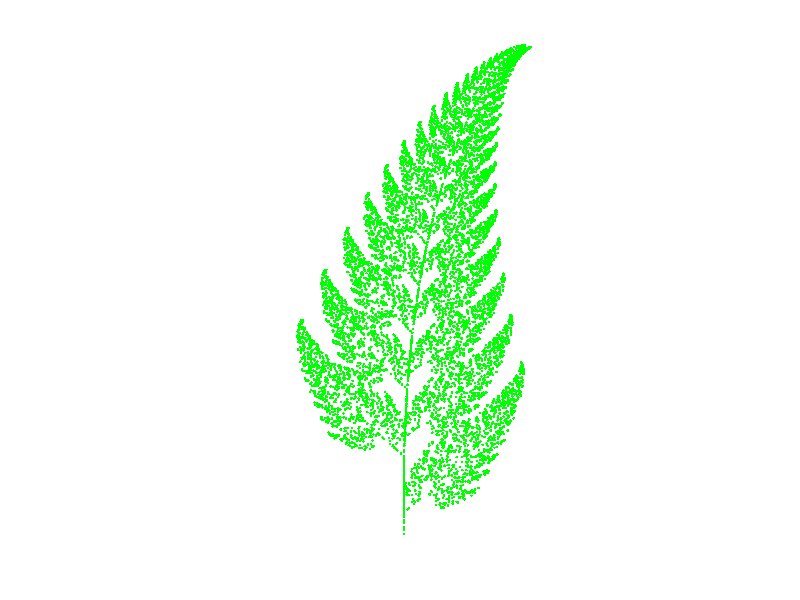

The MATLAB script that drew this image:
%ex7
a1 = [0, 0;
      0, 0.16];
      
a2 = [0.85, 0.04;
     -0.04, 0.85];
     
a3 = [0.2, -0.26;
      0.23, 0.22];
      
a4 = [-0.15, 0.28;
      0.26, 0.24];
      
t1 = [0;0];
t2 = [0; 1.6];
t3 = [0; 1.6];
t4 = [0; 0.44];

numar_iteratii = 10000;

X = [0; 0];

v = X;

for i = 1:numar_iteratii - 1
    n = rand();
    
    if n < 0.01
        v = a1 * v + t1;
    elseif n < 0.8
        v = a2 * v + t2;
    elseif n < 0.9
        v = a3 * v + t3;
    else
        v = a4 * v + t4;
    end
        X = [X v];
end

figure;
plot(X(1,:), X(2,:), 'g.');
axis equal;
axis off;